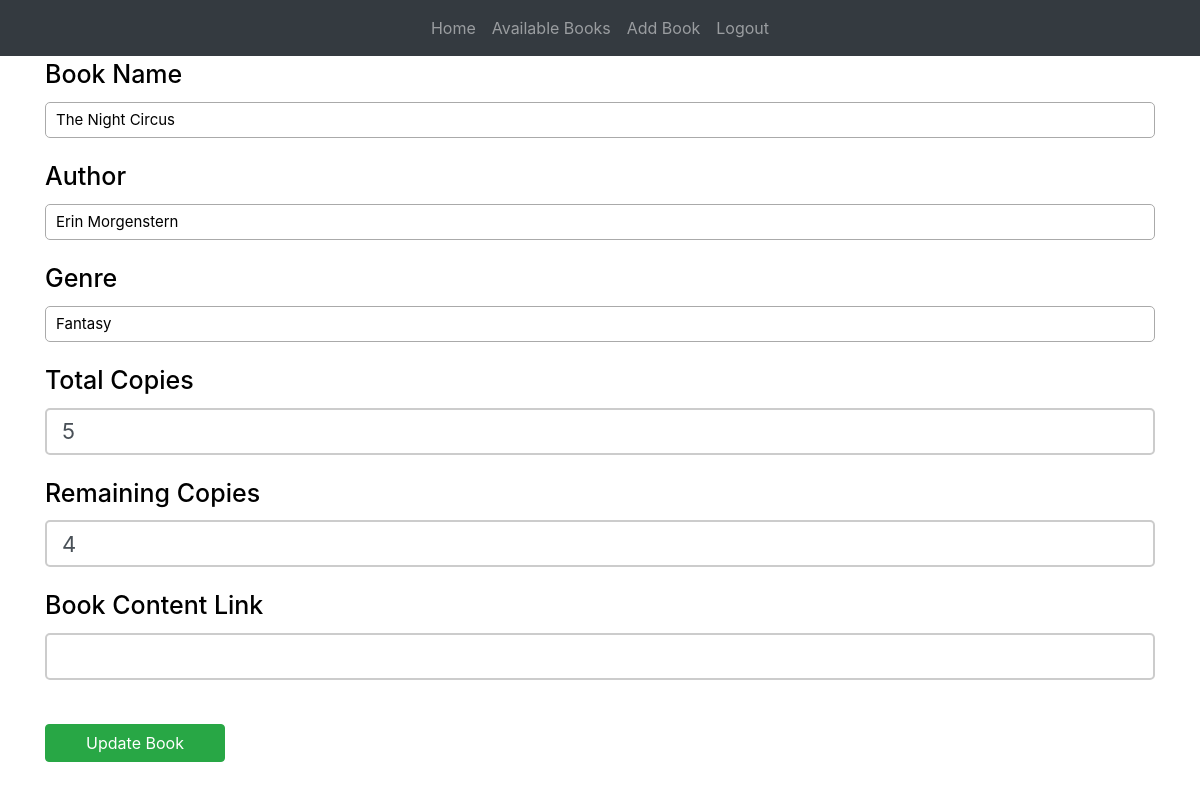
/edit-book/9 (signed in), run on the app's committed database.
### website/models.py (models this page shows)
class Book(db.Model):
    id = db.Column(db.Integer, primary_key=True)  # a reference ID
    name = db.Column(db.String(150), nullable=False)  # a title
    author = db.Column(db.String(150), nullable=False)  # an author
    genre = db.Column(db.String(50), nullable=True)  # genre (optional)
    copies = db.Column(db.Integer, nullable=False)  # number of total copies
    remaining_copies = db.Column(db.Integer, nullable=False)  # number of remaining copies
    content_link = db.Column(db.String(500), nullable=True)  # link to access the book (optional)
    borrowed_books = db.relationship('BorrowedBook', backref='book')# relationship to track borrow records for this book

### website/views.py (the view, shortened to what this page needs)
@views.route('/edit-book/<int:book_id>', methods=['GET', 'POST'])
@login_required
def edit_book(book_id):
    if not current_user.is_admin:
        flash("You do not have permission to access this page.", category='error')
        return redirect(url_for('views.home'))
    book = Book.query.get(book_id)
    if not book:
        flash("Book not found.", category='error')
        return redirect(url_for('views.book_list'))
    return render_template('edit_book.html', book=book)

### website/templates/edit_book.html (shortened to what this page needs)
{% extends "base.html" %}
{% block content %}
<h1>Edit Book</h1>
<form method="POST">
    <div class="form-group">
        <label for="name">Book Name</label>
        <input
            type="text"
            id="name"
            name="name"
            class="form-control"
            value="{{ book.name }}"
            required
        />
    </div>
    <div class="form-group">
        <label for="author">Author</label>
        <input
            type="text"
            id="author"
            name="author"
            class="form-control"
            value="{{ book.author }}"
            required
        />
    </div>
    <div class="form-group">
        <label for="genre">Genre</label>
        <input
            type="text"
            id="genre"
            name="genre"
            class="form-control"
            value="{{ book.genre }}"
        />
    </div>
    <div class="form-group">
        <label for="copies">Total Copies</label>
        <input
            type="number"
            id="copies"
            name="copies"
            class="form-control"
            value="{{ book.copies }}"
            required
        />
    </div>
    <div class="form-group">
        <label for="remaining_copies">Remaining Copies</label>
        <input
            type="number"
            id="remaining_copies"
            name="remaining_copies"
            class="form-control"
            value="{{ book.remaining_copies }}"
            required
        />
    </div>
    <div class="form-group">
        <label for="content_link">Book Content Link</label>
        <input
            type="url"
            id="content_link"
            name="content_link"
            class="form-control"
            value="{{ book.content_link }}"
        />
    </div>
    <br />
    <button type="submit" class="btn btn-success">Update Book</button>
</form>
{% endblock %}

### website/static/styles.css (style rules this page uses)
body { height: 100vh; margin: 0; }
.form-group { color: #ddd; }
.form-control { width: 100%; padding: 15px; font-size: 22px; border: 2px solid #ccc; border-radius: 5px; margin-bottom: 20px; }
input[type="email"], input[type="password"], input[type="text"], textarea { font-size: 15px; color: #000000; background-color: #ffffff; border: 1px solid #aaa; width: 100%; box-sizing: border-box; padding: 10px; }
label { font-size: 25px; font-weight:500; color: #000000; text-shadow: none; }

### website/templates/base.html (style rules this page uses)
button { font-family: inherit; font-size: 20px; background: royalblue; color: white; padding: 0.9em 1.5em; display: flex; align-items: center; justify-content: center; border: none; border-radius: 16px; overflow: hidden; transition: all 0.2s; cursor: pointer; position: relative; width: 180px; }

### data on the page
Book: name "The Night Circus", author "Erin Morgenstern", genre "Fantasy", copies "5", remaining_copies "4"
